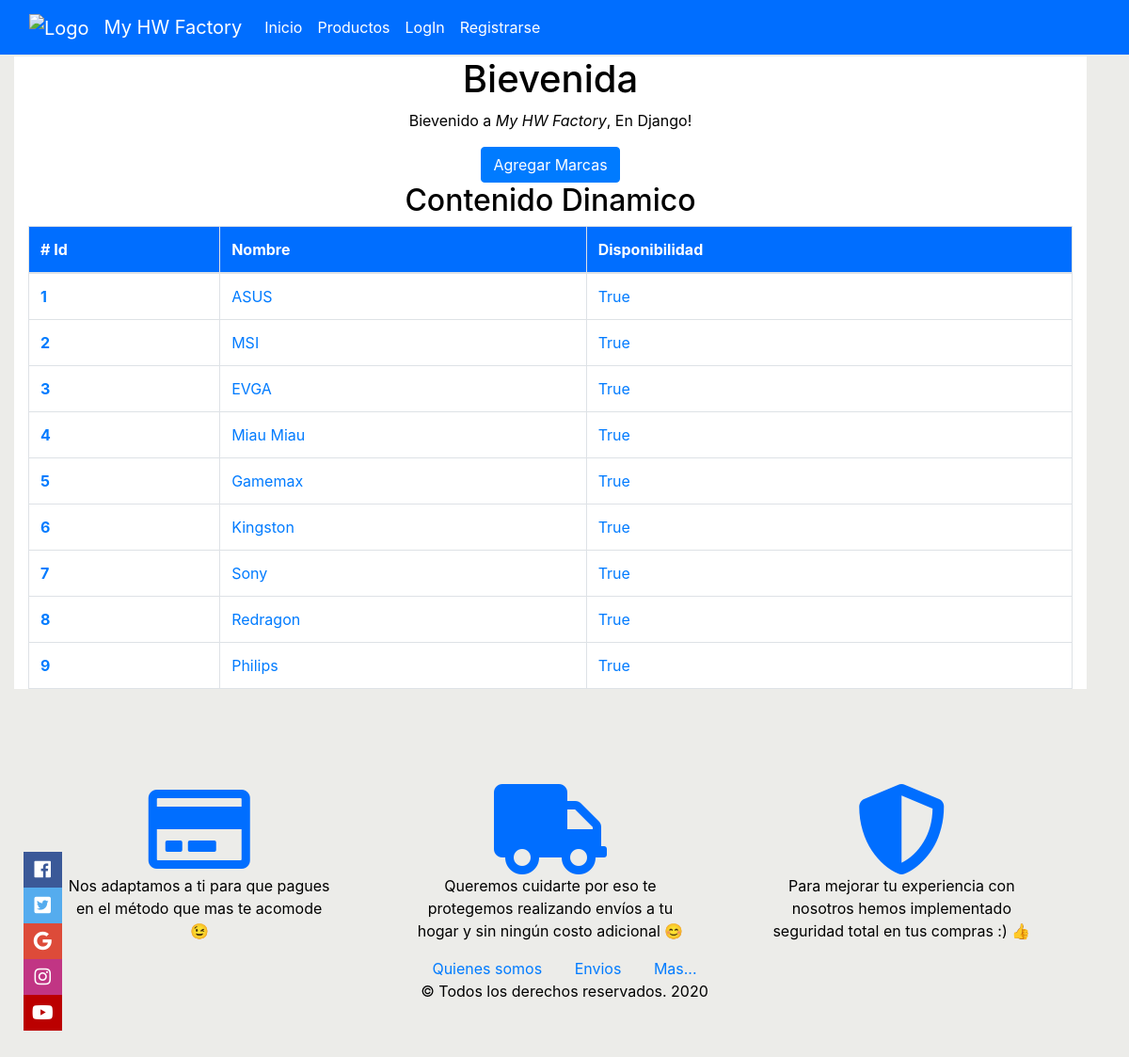
/catalogo/marcas/, run on the app's committed database.
### catalogo/models.py (models this page shows, shortened)
class Marca(models.Model):
    marca=models.CharField(max_length=100)
    disponible  = models.BooleanField(null=True)
    def get_absolute_url(self):
        return reverse('marca-detail', args=[str(self.id)])

### catalogo/views.py (the view)
# urls.py: path('marcas/', views.MarcaListView.as_view(), name='marca'),
class MarcaListView(generic.ListView):
    model = Marca
    paginate_by = 10

### catalogo/templates/catalogo/marca_list.html
{% extends "plantilla_base.html" %}
{% block content %}
    <center>
        <div class="container-fluid" style="margin-top: 60px;background-color: white;">
            <h1 class="col-12">Bievenida</h1>
                <p>Bievenido a <em>My HW Factory</em>, En Django!</p>
                <button class="btn btn-primary"><a href="{% url 'marca_create'%}" style="text-decoration: none;color: white;">Agregar Marcas</a> </button>
            <h2>Contenido Dinamico</h2>
            {% if marca_list %}
              <table class="table table-bordered">
                <thead style="background-color:rgb(0, 110, 255);color: white;">
                  <tr>
                    <th scope="col"># Id</th>
                    <th scope="col">Nombre</th>
                    <th scope="col">Disponibilidad</th>
                  </tr>
                </thead>
                <tbody>
                  {% for marca in marca_list%}
                  <tr>
                    <th scope="row"><a href="{{ marca.get_absolute_url }}">{{ marca.id}}</a></th>
                    <td><a href="{{ marca.get_absolute_url }}">{{ marca.marca}}</a></td>
                    <td><a href="{{ marca.get_absolute_url }}">{{ marca.disponible}}</a></td>
                  </tr>
                  {% endfor %}
                </tbody>
              </table>
            {% else %}
              <p>There are no books in the library.</p>
            {% endif %}
        </div>
    </center>
{% endblock %}

### catalogo/static/css/estilosadmin.css (style rules this page uses)
:root { --sombra-light: 2px 2px 2px 2px rgba(170,170,170,.16); --sombra-dark:2px 2px 2px 2px rgba(0,0,0,.16); --background-fondo-ligth: rgba(163, 163, 148, 0.2); --backgrund-fondo-dark: rgba(59, 59, 59, 0.932); --background-section-dark2: #575757; --font-dark: #FFFFFF; --font-ligth:black; --background-section:#fff; --background-divnav-ligth:rgb(0, 110, 255); --background-divnav-dark: rgb(61, 61, 61); --background-btn-mode-ligth:#2c2c2c; --background-btn-mode-dark:orange; --background-header-body-modal-dark: rgb(61, 61, 61); --background-header-body-modal-ligth: #e7e7e7; }
body { background:var(--background-fondo-ligth);color: black; }

### catalogo/static/css/bienvenida.css (style rules this page uses)
:root { --ancho :200px; --alto :200px; }
body { margin:0;height:2000px; }

### data on the page
Marca: id "1", marca "ASUS", disponible "True"
Marca: id "2", marca "MSI", disponible "True"
Marca: id "3", marca "EVGA", disponible "True"
Marca: id "4", marca "Miau Miau", disponible "True"
Marca: id "5", marca "Gamemax", disponible "True"
Marca: id "6", marca "Kingston", disponible "True"
Marca: id "7", marca "Sony", disponible "True"
Marca: id "8", marca "Redragon", disponible "True"
Marca: id "9", marca "Philips", disponible "True"
